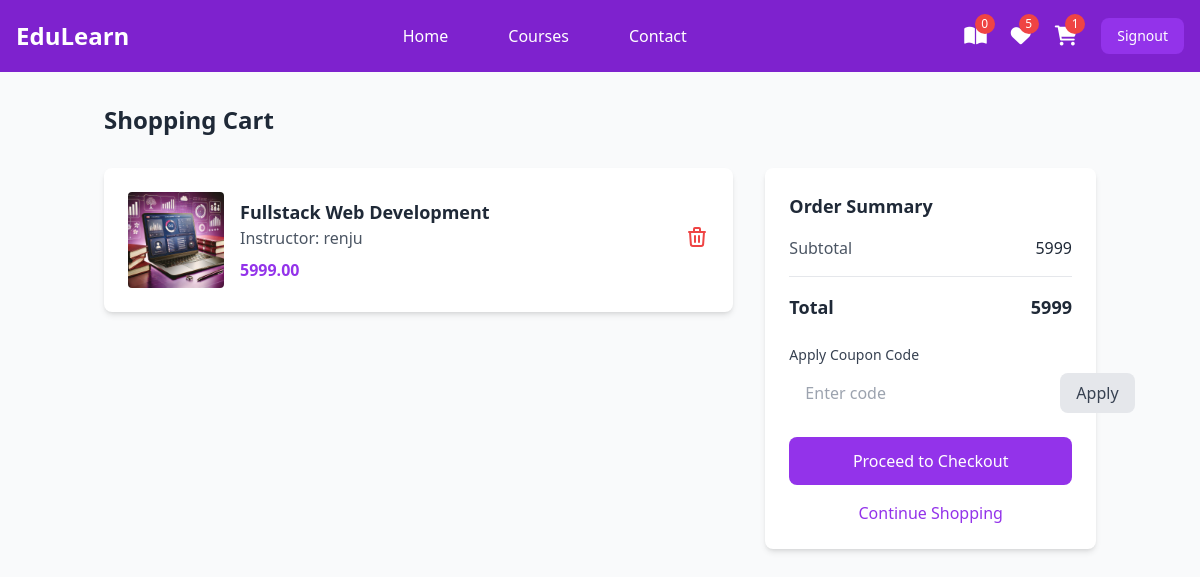
Screenshot of /student/cart/summary/ (signed in) with the database file from the repository.
### instructor/models.py (models this page shows, shortened)
class User(AbstractUser):
    ROLE_CHOICES =(
        ("instructor","Instructor"),
        ("student","Student")
    )
    role=models.CharField(max_length=20,choices=ROLE_CHOICES,default="student")

class Cart(models.Model):
    course_object=models.ForeignKey(Course,on_delete=models.CASCADE)
    user=models.ForeignKey(User,on_delete=models.CASCADE,related_name="basket")
    created_date=models.DateTimeField(auto_now_add=True)

class Course(models.Model):
    title=models.CharField(max_length=200)
    description=models.TextField()
    price=models.DecimalField(decimal_places=2,max_digits=7)
    owner=models.ForeignKey(User,on_delete=models.SET_NULL,related_name="courses",null=True)
    is_free=models.BooleanField(default=False)
    picture=models.ImageField(upload_to="courseimages",null=True,blank=True,default="courseimages/default.png")
    thumbnail=EmbedVideoField()
    category_objects=models.ManyToManyField(Category)
    created_at=models.DateTimeField(auto_now_add=True)
    updated_at=models.DateTimeField(auto_now=True)

### student/views.py (the view)
# urls.py: path("cart/summary/",views.CartSummaryView.as_view(),name="cart-summary"),
@method_decorator(signin_required,name="dispatch")
class CartSummaryView(View):
    def get(self,request,*args,**kwargs):
        qs=request.user.basket.all()
        cart_total=qs.values("course_object__price").aggregate(total=Sum("course_object__price")).get("total")
        print(cart_total,"*************************")#{"total":59999}
        return render(request,"cart-summary.html",{"carts":qs,"basket_total":cart_total})

### student/context_processors.py (called while the page is built)
def course_context(request):
    count=0
    if request.user.is_authenticated:
        orders=request.user.purchase.filter(is_paid=True)
        count=len([c for o in orders for c in o.course_objects.all()])
    return{"count":count}

### student/decorator.py (called while the page is built)
def signin_required(fn):
    def wrapper(request,*args,**kwargs):
        if not request.user.is_authenticated:
            messages.error(request,"invalid session")
            return redirect("signin")
        else:
            return fn(request,*args,**kwargs)
    return wrapper

### student/templates/cart-summary.html (shortened to what this page needs)
{%extends 'base.html'%}
{%block main_block%}
{%if carts%}
<div class="container mx-auto px-4 py-8">
    <h1 class="text-2xl font-bold text-gray-800 mb-8">Shopping Cart</h1>
    <div class="flex flex-col md:flex-row gap-8">
        <div class="md:w-2/3">
           {%for c in carts%}
           <div class="bg-white rounded-lg shadow-md p-6 mb-4">
            <div class="flex items-center">
                <img src="{{c.course_object.picture.url}}" alt="Course thumbnail" class="w-24 h-24 object-cover rounded">
                <div class="flex-1 ml-4">
                    <h2 class="text-lg font-bold text-gray-800">{{c.course_object.title}}</h2>
                    <p class="text-gray-600">Instructor: {{c.course_object.owner}}</p>
                    <p class="text-purple-600 font-bold mt-2">{{c.course_object.price}}</p>
                </div>
               <a href="{%url 'cart-item-delete' c.id%}">
                    <button class="text-red-500 hover:text-red-600">
                        <svg xmlns="http://www.w3.org/2000/svg" class="h-6 w-6" fill="none" viewBox="0 0 24 24" stroke="currentColor">
                            <path stroke-linecap="round" stroke-linejoin="round" stroke-width="2" d="M19 7l-.867 12.142A2 2 0 0116.138 21H7.862a2 2 0 01-1.995-1.858L5 7m5 4v6m4-6v6m1-10V4a1 1 0 00-1-1h-4a1 1 0 00-1 1v3M4 7h16" />
                        </svg>
                    </button>
               </a>
            </div>
        </div>
           {%endfor%}
        </div>
        <div class="md:w-1/3">
            <div class="bg-white rounded-lg shadow-md p-6">
                <h2 class="text-lg font-bold text-gray-800 mb-4">Order Summary</h2>
                <div class="flex justify-between mb-2">
                    <span class="text-gray-600">Subtotal</span>
                    <span class="text-gray-800">{{basket_total}}</span>
                </div>
                <hr class="my-4">
                <div class="flex justify-between mb-6">
                    <span class="text-lg font-bold text-gray-800">Total</span>
                    <span class="text-lg font-bold text-gray-800">{{basket_total}}</span>
                </div>
                <div class="mb-6">
                    <label class="block text-sm font-medium text-gray-700 mb-2">Apply Coupon Code</label>
                    <div class="flex space-x-2">
                        <input type="text"
                               class="flex-1 rounded-lg border-gray-300 px-4 py-2 focus:ring-purple-500 focus:border-purple-500"
                               placeholder="Enter code">
                        <button class="bg-gray-200 text-gray-700 px-4 py-2 rounded-lg hover:bg-gray-300">
                            Apply
                        </button>
                    </div>
                </div>
              <a href="{%url 'checkout' %}">
                    <button class="w-full bg-purple-600 text-white py-3 rounded-lg hover:bg-purple-700 transition-colors">
                        Proceed to Checkout
                    </button>
              </a>
                <button class="w-full text-purple-600 text-center mt-4 hover:text-purple-700">
                    Continue Shopping
                </button>
            </div>
        </div>
    </div>
</div>
{%endif%}
{%endblock%}

### student/templates/base.html (shortened to what this page needs)
<!DOCTYPE html>
<html lang="en">
<head>
    <script src="https://cdn.tailwindcss.com"></script>
    <link href="https://cdnjs.cloudflare.com/ajax/libs/font-awesome/6.0.0/css/all.min.css" rel="stylesheet">
</head>
<body class="bg-gray-50">
    <nav class="bg-purple-700 fixed w-full z-20 top-0 left-0 sticky">
        <div class="max-w-screen-xl flex flex-wrap items-center justify-between mx-auto p-4">
            <a href="#" class="flex items-center">
                <span class="self-center text-2xl font-semibold text-white">EduLearn</span>
            </a>
            <div class="items-center justify-between hidden w-full md:flex md:w-auto md:order-1">
                <ul class="flex flex-col p-4 md:p-0 mt-4 font-medium md:flex-row md:space-x-8 md:mt-0">
                    <li><a href="{%url 'index'%}" class="block py-2 pl-3 pr-4 text-white hover:text-purple-200">Home</a></li>
                    <li><a href="{%url 'mycourses'%}" class="block py-2 pl-3 pr-4 text-white hover:text-purple-200">Courses</a></li>
                    <li><a href="{%url 'contact'%}" class="block py-2 pl-3 pr-4 text-white hover:text-purple-200">Contact</a></li>
                </ul>
            </div>
            <div class="flex items-center space-x-6 md:order-2">
                <div class="relative group">
                    <a href="{%url 'mycourses'%}" class="text-white hover:text-purple-200">
                        <i class="fas fa-book-open text-xl"></i>
                        <span class="absolute -top-2 -right-2 bg-red-500 text-white text-xs rounded-full h-5 w-5 flex items-center justify-center">{{count}}</span>
                    </a>
                </div>
                <div class="relative group">
                    <a href="#" class="text-white hover:text-purple-200">
                        <i class="fas fa-heart text-xl"></i>
                        <span class="absolute -top-2 -right-2 bg-red-500 text-white text-xs rounded-full h-5 w-5 flex items-center justify-center">5</span>
                    </a>
                </div>
                <div class="relative group">
                    <a href="{%url 'cart-summary'%}" class="text-white hover:text-purple-200">
                        <i class="fas fa-shopping-cart text-xl"></i>
                        <span class="absolute -top-2 -right-2 bg-red-500 text-white text-xs rounded-full h-5 w-5 flex items-center justify-center">{{request.user.basket.all.count}}</span>
                    </a>
                </div>
                  <a href="{%url 'signout'%}">
                    <button class="text-white bg-purple-600 hover:bg-purple-800 focus:ring-4 focus:outline-none focus:ring-purple-300 font-medium rounded-lg text-sm px-4 py-2 text-center">Signout</button>
                  </a>
                </div>
        </div>
    </nav>
    <div class="sticky top-10">
        {%block main_block%}
        {%endblock%}
    </div>
</body>
</html>

### rows the page displays
User: user.basket.all.count "1"
Cart: course_object.picture (picture), course_object "Fullstack Web Development", course_object.owner "renju", course_object.price "5999.00"

### other values shown
{{ count }} "0"
{{ basket_total }} "5999"
